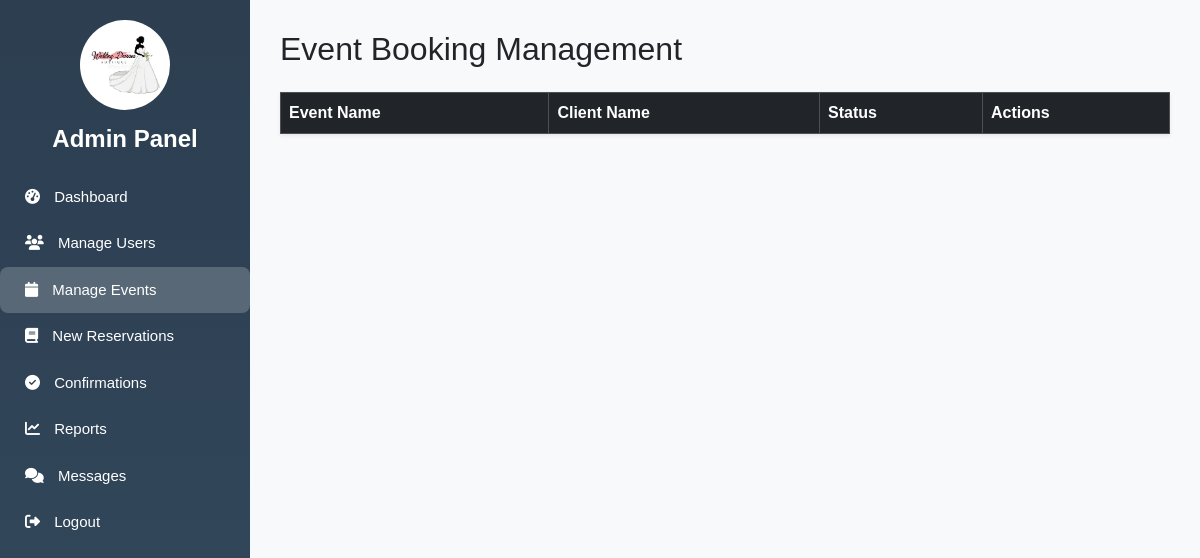
Page /manage_events.php (signed in) on the earlier database version.
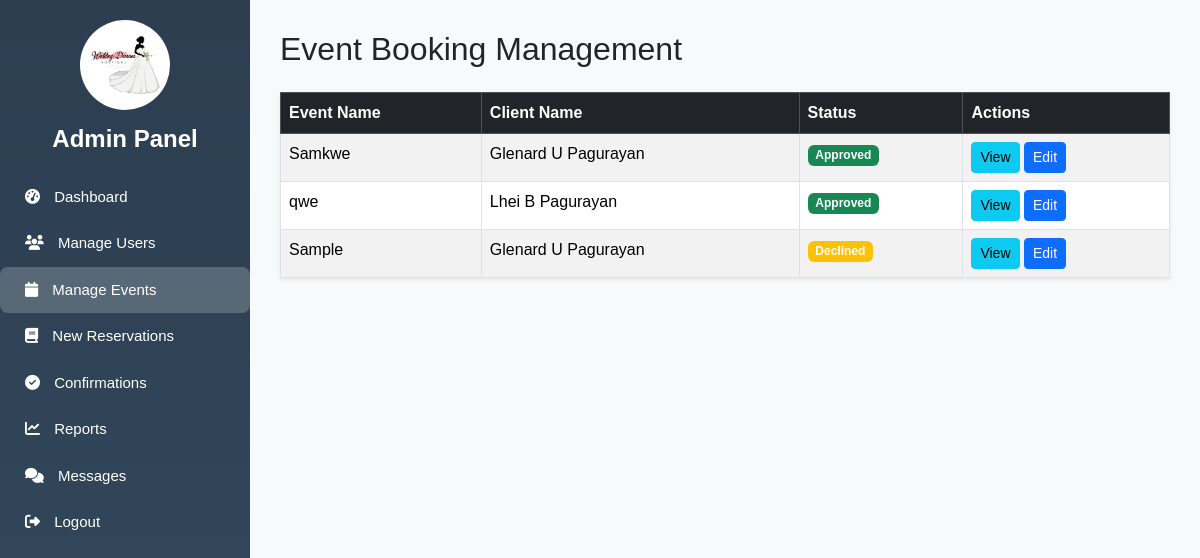
Same page on the later database version.
### tables this page shows
CREATE TABLE `bookings` (
  `id` int(11) NOT NULL,
  `firstname` varchar(100) NOT NULL,
  `middlename` varchar(100) DEFAULT NULL,
  `lastname` varchar(100) NOT NULL,
  `email` varchar(100) NOT NULL,
  `phone_number` varchar(11) NOT NULL,
  `service_type` varchar(100) NOT NULL,
  `package_name` varchar(100) DEFAULT NULL,
  `event_name` varchar(255) NOT NULL,
  `event_datetime` datetime NOT NULL,
  `location` text NOT NULL,
  `payment_method` varchar(50) DEFAULT 'Cash',
  `payment_screenshot` varchar(255) DEFAULT NULL,
  `status` varchar(50) NOT NULL DEFAULT 'Pending',
  `created_at` timestamp NOT NULL DEFAULT current_timestamp()
);

### manage_events.php (the view, shortened to what this page needs)
<?php
$mysqli = new mysqli("localhost", "root", "", "bridal_event_system");
$result = $mysqli->query("
    SELECT id, event_name, status,
           CONCAT(firstname, ' ', middlename, ' ', lastname) AS client_name
    FROM bookings
    ORDER BY id DESC
");
?>
<!DOCTYPE html>
<html lang="en">
<head>
  <link href="https://cdn.jsdelivr.net/npm/bootstrap@5.3.3/dist/css/bootstrap.min.css" rel="stylesheet">
  <link rel="stylesheet" href="https://cdnjs.cloudflare.com/ajax/libs/font-awesome/6.4.2/css/all.min.css">
</head>
<body>
  <div class="sidebar">
    <div class="logo">
      <img src="images/logo.webp" alt="Logo">
    </div>
    <h4>Admin Panel</h4>
    <a href="dashboard_admin.php"><i class="fa fa-tachometer-alt"></i> Dashboard</a>
    <a href="manage_user.php"><i class="fa fa-users"></i> Manage Users</a>
    <a href="manage_events.php" class="active"><i class="fa fa-calendar"></i> Manage Events</a>
    <a href="reservations.php"><i class="fa fa-book"></i> New Reservations</a>
    <a href="confirmations.php"><i class="fa fa-check-circle"></i> Confirmations</a>
    <a href="reports.php"><i class="fa fa-chart-line"></i> Reports</a>
    <a href="messages.php"><i class="fa fa-comments"></i> Messages</a>
    <a href="logout.php"><i class="fa fa-sign-out-alt"></i> Logout</a>
  </div>
  <div class="content">
    <h2 class="mb-4">Event Booking Management</h2>
    <table class="table table-bordered table-striped bg-white shadow-sm">
      <thead class="table-dark">
        <tr>
          <th>Event Name</th>
          <th>Client Name</th>
          <th>Status</th>
          <th>Actions</th>
        </tr>
      </thead>
      <tbody>
        <?php while($row = $result->fetch_assoc()): ?>
          <tr>
            <td><?= htmlspecialchars($row['event_name']) ?></td>
            <td><?= htmlspecialchars($row['client_name']) ?></td>
            <td>
              <span class="badge bg-<?=
                $row['status'] === 'Approved' ? 'success' :
                ($row['status'] === 'Rejected' ? 'danger' : 'warning') ?>">
                <?= htmlspecialchars($row['status']) ?>
              </span>
            </td>
            <td>
              <a href="view_bookings.php?id=<?= $row['id'] ?>" class="btn btn-sm btn-info">View</a>
              <a href="edit_booking.php?id=<?= $row['id'] ?>" class="btn btn-sm btn-primary">Edit</a>
            </td>
          </tr>
        <?php endwhile; ?>
      </tbody>
    </table>
  </div>
</body>
</html>

Differences in the rows shown:
added bookings: event_name "Samkwe", client_name "Glenard U Pagurayan", status "Approved"
added bookings: event_name "qwe", client_name "Lhei B Pagurayan", status "Approved"
added bookings: event_name "Sample", client_name "Glenard U Pagurayan", status "Declined"
